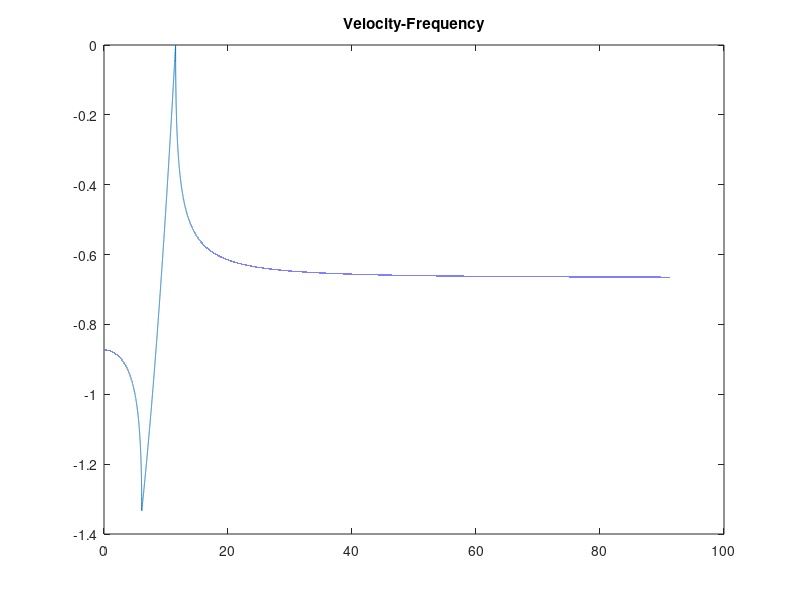
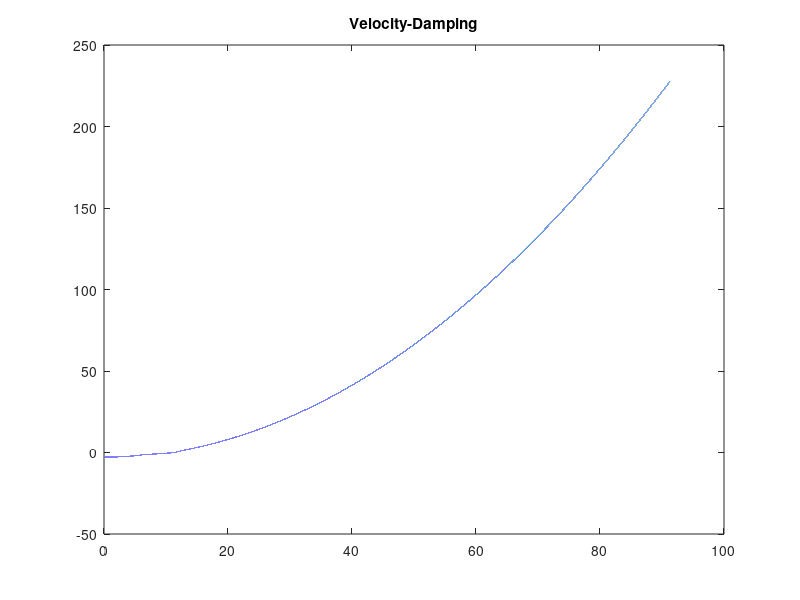
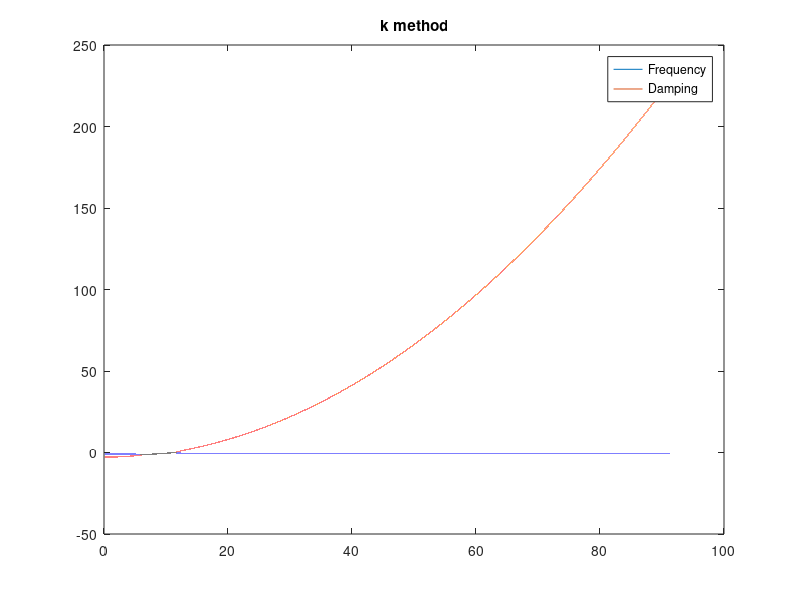

Here is the MATLAB script that generated these plots, in order:
%k-method - V-g method Flutter Calculation
%stead-flow aerodynamic solution

%V-g method flutter speed prediction
% Incorrectness of the k Method for Flutter Calculations 
% ZAERO AE Theory

close all;clear all;clc

%%
%Actual parameters of the system

b = 2; 
I_p = 1E+6;
m = 10;
k_t = 2e7;
k_h = 3e6;
rho = 2.23;

%%
%Non-dimensional parameters
e = 0.25;
a = 0;
sigma = sqrt(2);
r = sqrt(1/3);
x_theta = 0.25;
nu = 200;
w_h = sqrt(k_h/m);
%%
for U=1:100000
    

    V = U./(b*w_h);

    mat = inv([1 x_theta;x_theta r^2]) * [-1 -2*V^2/nu; 0 -sigma^2*r^2+2*V^2/nu*(0.5+a)];
    sol = eig(mat);
    fre(U) = sol(1,1);
    damp(U) = sol(2,1);
    Vel(U) = V;
    
end
length(fre)
length(damp)
length(Vel)

figure(1)
plot(Vel,fre)
title("Velocity-Frequency")

figure(2)
plot(Vel,damp)
title("Velocity-Damping")

figure(3)
plot(Vel,fre,Vel,damp)
title("k method")
legend("Frequency","Damping")

